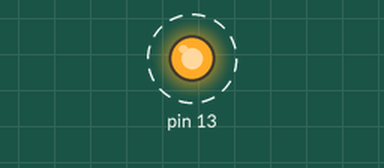
Simulated run of this sketch. Board: Arduino Uno, built with avr-gcc and run on an emulated ATmega328P. Parts: output pins drawn as LEDs (lit = HIGH). Dashed ring = blinking.

Above: at 0.1 s.
Timing chart, 0 to 3.0 s (numbered marks = the images above):
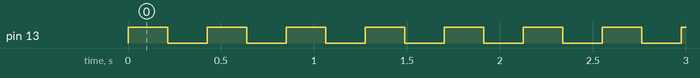

Measured:
- by itself, pin 13: alternates HIGH for 0.21 s and LOW for 0.21 s

The sketch:

Lab2_22_BlinklnC_Correct.ino
```cpp
/* Lab 2 Debuggging problem 2*/

void NewDelay(unsigned long mSecondsApx);

void setup()
{
   unsigned char *portDDRB;

   portDDRB = (unsigned char *) 0x24;

   *portDDRB |= 0x20;
}

void loop()
{
   unsigned char *portB;

   portB = (unsigned char *) 0x25;

   *portB |= 0x20;
   NewDelay(100);
   *portB &= 0xDF;
   NewDelay(100);
}

void NewDelay(unsigned long mSecondsApx)
{
   volatile unsigned long i;
//   unsigned long j = 0;
   unsigned long j=0;
   unsigned long endTime = 1000 * mSecondsApx;

   i = 0 ;
   while (j == 0)
   {
      i++;
      if (i == endTime)
      {
         j = 1;
      }
   }
}
```
